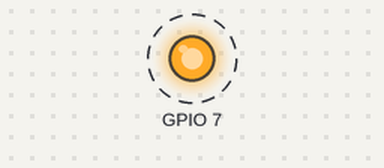
Bench run of a sketch on a simulated ESP32. Parts: output pins drawn as LEDs (lit = HIGH). Dashed ring = blinking. What the sketch prints to the serial monitor is not drawn.

Above: at 0.5 s.
Timing chart, 0 to 3.1 s (numbered marks = the images above):
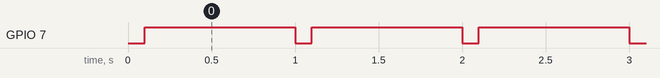

Measured:
- by itself, GPIO 7: alternates HIGH for 0.90 s and LOW for 0.10 s

The sketch:

rx.ino
```cpp
#include <Arduino.h>
#include "F:/DormRadar/firmware/lib/DormRadarConfig/src/BoardConfig.h"
#include "F:/DormRadar/firmware/lib/DormRadarProtocol/src/DormRadarProtocol.h"
#include <WiFi.h>
#include <esp_now.h>
#include <esp_wifi.h>
#include <freertos/FreeRTOS.h>
#include <freertos/queue.h>

namespace cfg = dorm_radar::config;
using dorm_radar::DetectionPacket;

namespace {

QueueHandle_t packetQueue = NULL;
DetectionPacket lastPacket;
bool hasPacket = false;
uint32_t lastPacketMs = 0;
uint32_t lastDebugMs = 0;
volatile uint32_t validPackets = 0;
volatile uint32_t rejectedPackets = 0;
volatile uint32_t droppedPackets = 0;
bool espNowReady = false;

void writeLed(bool on) {
    const uint8_t level =
        cfg::kLedActiveHigh ? (on ? HIGH : LOW) : (on ? LOW : HIGH);
    digitalWrite(cfg::kStatusLedPin, level);
}

#if defined(ESP_ARDUINO_VERSION_MAJOR) && ESP_ARDUINO_VERSION_MAJOR >= 3
void onEspNowRecv(const esp_now_recv_info_t* info, const uint8_t* data,
                  int length) {
    (void)info;
#else
void onEspNowRecv(const uint8_t* macAddress, const uint8_t* data,
                  int length) {
    (void)macAddress;
#endif
    if (!dorm_radar::validateDetectionPacket(data,
                                             static_cast<size_t>(length))) {
        ++rejectedPackets;
        return;
    }

    DetectionPacket packet;
    memcpy(&packet, data, sizeof(packet));
    if (xQueueSend(packetQueue, &packet, 0) != pdTRUE) {
        ++droppedPackets;
        return;
    }
    ++validPackets;
}

bool initEspNow() {
    WiFi.mode(WIFI_STA);
    WiFi.disconnect();
    WiFi.setSleep(false);

    if (esp_wifi_set_ps(WIFI_PS_NONE) != ESP_OK) {
        return false;
    }
    if (esp_wifi_set_channel(cfg::kEspNowChannel,
                             WIFI_SECOND_CHAN_NONE) != ESP_OK) {
        return false;
    }
    if (esp_now_init() != ESP_OK) {
        return false;
    }

    esp_now_peer_info_t peer;
    memset(&peer, 0, sizeof(peer));
    const uint8_t broadcastAddress[6] = {0xFF, 0xFF, 0xFF, 0xFF, 0xFF, 0xFF};
    memcpy(peer.peer_addr, broadcastAddress, sizeof(broadcastAddress));
    peer.channel = cfg::kEspNowChannel;
    peer.ifidx = WIFI_IF_STA;
    peer.encrypt = false;

    if (esp_now_add_peer(&peer) != ESP_OK) {
        return false;
    }
    return esp_now_register_recv_cb(onEspNowRecv) == ESP_OK;
}

void processQueue(uint32_t nowMs) {
    DetectionPacket packet;
    while (packetQueue != NULL &&
           xQueueReceive(packetQueue, &packet, 0) == pdTRUE) {
        lastPacket = packet;
        lastPacketMs = nowMs;
        hasPacket = true;
    }
}

void updateLed(uint32_t nowMs) {
    const bool linkHealthy =
        hasPacket && nowMs - lastPacketMs <= cfg::kLinkTimeoutMs;

    if (!linkHealthy) {
        writeLed((nowMs % 1000) < 100);
        return;
    }

    const bool alert =
        (lastPacket.flags & dorm_radar::kFlagAlert) != 0;
    writeLed(alert);
}

void printStatus(uint32_t nowMs) {
    if (nowMs - lastDebugMs < 2000) {
        return;
    }
    lastDebugMs = nowMs;

    const bool linkHealthy =
        hasPacket && nowMs - lastPacketMs <= cfg::kLinkTimeoutMs;
    const bool alert =
        linkHealthy && (lastPacket.flags & dorm_radar::kFlagAlert) != 0;

    Serial.printf(
        "[RX] link=%s rssi=local valid=%u rejected=%u dropped=%u seq=%u "
        "alert=%u radar=%u age=%u x=%d y=%d d=%u\n",
        linkHealthy ? "ok" : "lost",
        static_cast<unsigned>(validPackets),
        static_cast<unsigned>(rejectedPackets),
        static_cast<unsigned>(droppedPackets),
        static_cast<unsigned>(lastPacket.sequence),
        alert ? 1 : 0,
        (lastPacket.flags & dorm_radar::kFlagRadarHealthy) ? 1 : 0,
        static_cast<unsigned>(lastPacket.radar_frame_age_ms),
        lastPacket.x_mm,
        lastPacket.y_mm,
        lastPacket.distance_mm);
}

}  // namespace

void setup() {
    Serial.begin(cfg::kSerialBaud);
    delay(100);

    digitalWrite(cfg::kStatusLedPin, HIGH);
    pinMode(cfg::kStatusLedPin, OUTPUT);
    writeLed(false);

    packetQueue = xQueueCreate(8, sizeof(DetectionPacket));
    espNowReady = packetQueue != NULL && initEspNow();

    Serial.printf("[RX] boot, esp-now=%s, channel=%u, queue=%s\n",
                  espNowReady ? "ok" : "failed", cfg::kEspNowChannel,
                  packetQueue != NULL ? "ok" : "failed");
}

void loop() {
    const uint32_t nowMs = millis();
    processQueue(nowMs);
    updateLed(nowMs);
    printStatus(nowMs);
    delay(1);
}
```

shared_libs.cpp
```cpp
// Keeps the Arduino CLI build independent from custom library discovery.
#include "F:/DormRadar/firmware/lib/DormRadarProtocol/src/DormRadarProtocol.cpp"
#include "F:/DormRadar/firmware/lib/Ld2450/src/Ld2450.cpp"
```
